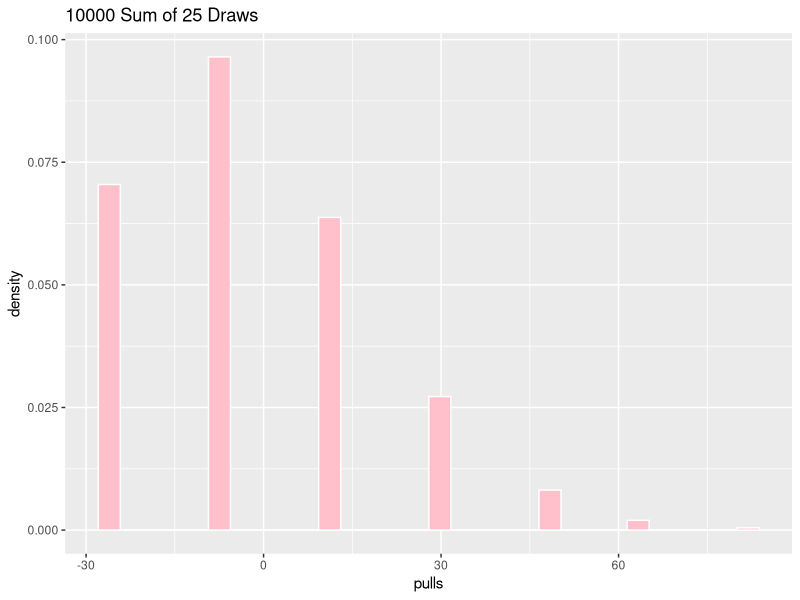

Recreate this plot in R.
## ---- chunk 1
library(ggplot2)
gambleBox = c(-1, -1, -1, -1, -1, -1, -1, -1, -1, -1, -1, -1, -1, -1, -1, -1, -1, -1, -1, -1, -1, -1, -1, -1, -1, -1, -1, -1, -1, -1, -1, -1, -1, -1, -1, -1, 17, 17)
gamblePulls = data.frame(pulls = replicate(10000, sum(sample(gambleBox, 25, replace = T))))
ggplot(gamblePulls, aes(x=pulls,y=..density..)) + geom_histogram(col = "white", fill = "pink") + ggtitle("10000 Sum of 25 Draws")
sum((sample(gambleBox, 25, replace = T)) > 0)
## ---- chunk 2
suwomen = (66-64.3)/2.6
pnorm(suwomen)
## ---- chunk 3
suwomen66 = (66-64.3)/2.6
suwomen60 = (60-64.3)/2.6
pnorm(suwomen66) - pnorm(suwomen60)
## ---- chunk 4
suwomen72 = (72-64.3)/2.6
1 - pnorm(suwomen72)
## ---- chunk 5
# using dbinom
dbinom(60, 100, 0.5)
# approximation answer P(exactly 60 heads)
sdofbox = (1-0)*sqrt(0.5*0.5)
sesum = sqrt(100) * sdofbox
pnorm((60.5-50)/sesum)-pnorm((59.5-50)/sesum)
## ---- chunk 6
boxavg = (1 + 3 + 5 + 7)/4
boxsd = sqrt(((1-4)^2 + (3-4)^2 + (5-4)^2 + (7-4)^2)/4)
ev = 400 * boxavg
se = sqrt(400) * boxsd
1 - pnorm((1500 - ev)/se)
## ---- chunk 7
mean(replicate(100000, mean(sample(c(1, 3, 5, 7), 400, replace = T) == 3)) < 90/400)
## ---- chunk 8
drawsTotal = replicate(10000, sum(sample(c(1, 3, 5, 7), 400, replace = T)))
mean(drawsTotal > 1500)
## ---- chunk 9
# using pbinom()
pbinom(90, 400, 0.25)
# using pnorm()
sdofbox = sqrt(((1-4)^2 + (3-4)^2 + (5-4)^2 + (7-4)^2)/4)
sesum = sqrt(400) * sdofbox
(pnorm((55.5-50)/sesum)-pnorm((44.5-50)/sesum))
## ---- chunk 10
# Chance of drawing 0 cards
chance0 = (39/52) * (38/51)
# Chance of drawing 1 card
chance1 = ((39/52) * (13/51)) + ((13/52) * (39/51))
# Chance of drawing 2 cards
chance2 = (13/52) * (12/51)
# Expected Value
ev = (0 * chance0) + (1 * chance1) + (2 * chance2)
se = sqrt(((0-0.5)^2*(chance0)) + ((1-0.5)^2*(chance1)) + ((2-0.5)^2*(chance2)))
ev
se
## ---- chunk 11
ev = 200 * 0.5
se = sqrt(200) * (1-0)*sqrt(0.5*0.5)
ev
se
## ---- chunk 12
evDoubled = 2 * (100 * 0.5)
seDoubled = 2 * (sqrt(100) * (1-0)*sqrt(0.5*0.5))
evDoubled
seDoubled
## ---- chunk 13
ev = 200 * 0.5
se = sqrt(200) * (1-0)*sqrt(0.5*0.5)
evDoubled = 2 * (100 * 0.5)
seDoubled = 2 * (sqrt(100) * (1-0)*sqrt(0.5*0.5))
evTotal = ev + evDoubled
seTotal = se + seDoubled
evTotal
seTotal
